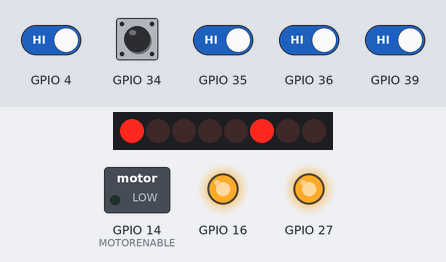
Bench run of a sketch on a simulated ESP32. Shown: 8 shift-register outputs drawn as a row of LEDs (first output left, lit = HIGH), switched loads named in the sketch (green lamp = pin HIGH), output pins drawn as LEDs (lit = HIGH). Wiring (inferred from the names in the program): shift register (74HC595): data GPIO 12; shift clock GPIO 17; latch GPIO 19. Wiring (inferred from the signals the program sends): row of LEDs: on Q0, Q1, Q2, Q3, Q4, Q5, Q6, Q7. The test bench sets the inputs (shaded band); at power-on: GPIO 4, GPIO 34–36, GPIO 39 HIGH. Pins used as bus, display or sensor lines are not drawn.

Above: at 1.2 s.
1.3 s: GPIO 4 driven LOW
At 2.0 s:
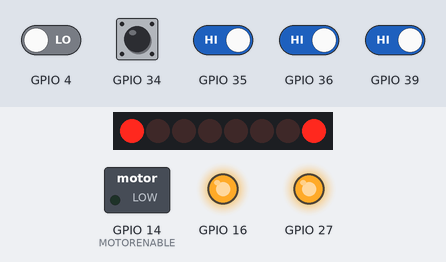
2.8 s: GPIO 35 driven LOW
At 3.2 s:
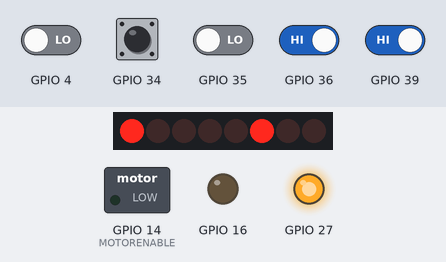
4.3 s: GPIO 35 driven HIGH
At 5.4 s:
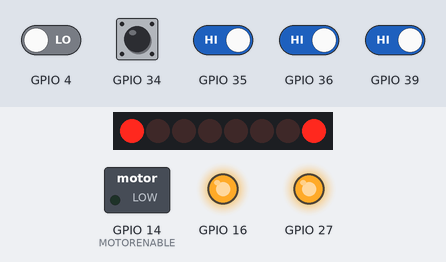
5.8 s: GPIO 36 driven LOW
At 6.6 s:
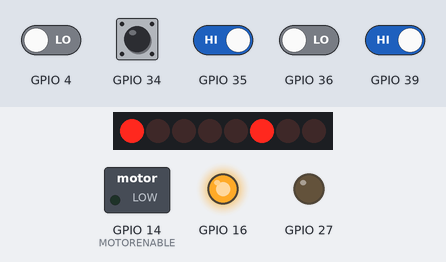
7.3 s: GPIO 36 driven HIGH
At 7.6 s:
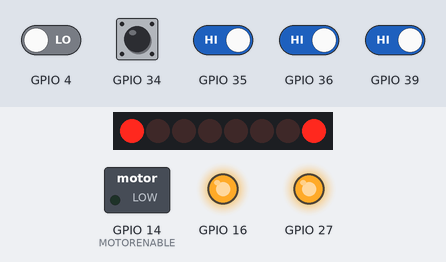
8.8 s: GPIO 4 driven HIGH and GPIO 39 driven LOW
At 10.0 s:
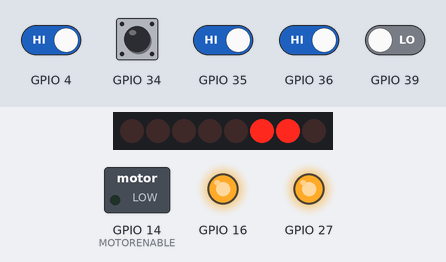
Timing chart, 0 to 11.3 s (numbered marks = the images above; inputs shaded):
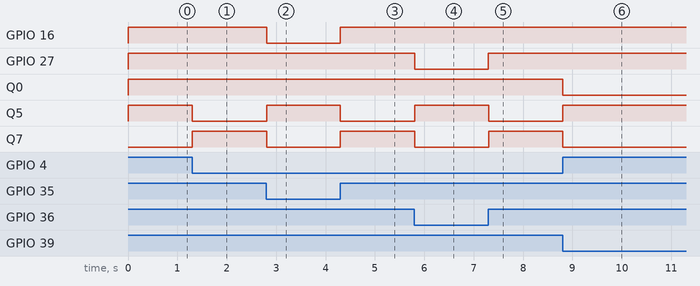

Measured:
- after the input at 1.3 s, Q5: HIGH → LOW at once; Q7: LOW → HIGH at once
- after the input at 2.8 s, GPIO 16, Q7: HIGH → LOW at once; Q5: LOW → HIGH at once
- after the input at 4.3 s, GPIO 16, Q7: LOW → HIGH at once; Q5: HIGH → LOW at once
- after the input at 5.8 s, GPIO 27, Q7: HIGH → LOW at once; Q5: LOW → HIGH at once
- after the input at 7.3 s, GPIO 27, Q7: LOW → HIGH at once; Q5: HIGH → LOW at once
- after the input at 8.8 s, Q0, Q7: HIGH → LOW at once; Q5: LOW → HIGH at once

The sketch:

m5.ino
```cpp
#define FORWARD 1
#define BACKWARD 2
#define BRAKE 3
#define RELEASE 4

#define th 250
int sll, sl, sc, sr, srr ;
char st = 'c';

void setup()
{ Serial.begin(9600);

}
void loop()
{
  sll = digitalRead(4);
  sl = digitalRead(35);
  sc = digitalRead(34);
  sr = digitalRead(36);
  srr = digitalRead(39);
  if (!sc) {
    st = 'c'; //center
  } else   if (!sl) {
    st = 'l'; //center
  } else  if (!sr) {
    st = 'r'; //center
  } else  if (!sll) {
    st = 'L'; //center
  } else  if (!srr) {
    st = 'R'; //center
  }
  if (st == 'R') {
    r(255);
  } else if (st == 'L') {
    l(255);
  } else if (st == 'r') {
    f(0, 255);
  } else if (st == 'l') {
    f(255, 0);
  } else if (st == 'c') {
    f(255, 255);
  } else {
    s();
  }


  delay(5);
}
void f(int sp1, int sp2) {
  motor(3, FORWARD, sp1);
  motor(4, FORWARD, sp2);
}
void r(int sp) {
  motor(3, FORWARD, sp);
  motor(4, BACKWARD, sp);
}
void l(int sp) {
  motor(3, BACKWARD, sp);
  motor(4, FORWARD, sp);
}
void b(int sp) {
  motor(3, BACKWARD, sp);
  motor(4, BACKWARD, sp);
}
void s() {
  motor(3, RELEASE, 0);
  motor(4, RELEASE, 0);
}
```

MotorLib.ino
```cpp
#define MOTORLATCH 19 //12
#define MOTORCLK 17//4
#define MOTORENABLE 14//7
#define MOTORDATA 12 //8
#define MOTOR1_A 2
#define MOTOR1_B 3
#define MOTOR2_A 1
#define MOTOR2_B 4
#define MOTOR3_A 5
#define MOTOR3_B 7
#define MOTOR4_A 0
#define MOTOR4_B 6
#define MOTOR1_PWM 23// 11
#define MOTOR2_PWM 25//3
#define MOTOR3_PWM 27//6
#define MOTOR4_PWM 16//5
#define SERVO1_PWM 5//10
#define SERVO2_PWM 13//9
#define FORWARD 1
#define BACKWARD 2
#define BRAKE 3
#define RELEASE 4
void example(){
  motor(1, FORWARD, 255);
  motor(2, FORWARD, 255);
  motor(3, FORWARD, 0);
  motor(4, FORWARD, 100);
  delay(2000);
  // Be friendly to the motor: stop it before reverse.
  motor(1, RELEASE, 0);
  motor(2, RELEASE, 0);
  motor(3, RELEASE, 0);
  motor(4, RELEASE, 0);
  delay(100);
  motor(1, BACKWARD, 255);
  motor(2, BACKWARD, 100);
  motor(3, BACKWARD, 0);
  motor(4, BACKWARD, 100);
  delay(2000);
  motor(1, RELEASE, 0);
  motor(2, RELEASE, 0);
  motor(3, RELEASE, 0);
  motor(4, RELEASE, 0);
  delay(100);
  }
void analogWrite(int a,int b,int c){
  ledcSetup(c,490,8);
  ledcAttachPin(a, c);
  ledcWrite(c, b);
 // delay(9);
  }
void motor(int nMotor, int command, int speed)
{
  int motorA, motorB;
  if (nMotor >= 1 && nMotor <= 4)
  {
    switch (nMotor)
    {
      case 1:
        motorA = MOTOR1_A;
        motorB = MOTOR1_B;
        break;
      case 2:
        motorA = MOTOR2_A;
        motorB = MOTOR2_B;
        break;
      case 3:
        motorA = MOTOR3_A;
        motorB = MOTOR3_B;
        break;
      case 4:
        motorA = MOTOR4_A;
        motorB = MOTOR4_B;
        break;
      default:
        break;
    }
    switch (command)
    {
      case FORWARD:
        motor_output (motorA, HIGH, speed);
        motor_output (motorB, LOW, -1); // -1: no PWM set
        break;
      case BACKWARD:
        motor_output (motorA, LOW, speed);
        motor_output (motorB, HIGH, -1); // -1: no PWM set
        break;
      case BRAKE:
        motor_output (motorA, LOW, 255); // 255: fully on.
        motor_output (motorB, LOW, -1); // -1: no PWM set
        break;
      case RELEASE:
        motor_output (motorA, LOW, 0); // 0: output floating.
        motor_output (motorB, LOW, -1); // -1: no PWM set
        break;
      default:
        break;
    }
  }
}
void motor_output (int output, int high_low, int speed)
{
  int motorPWM;
  switch (output)
  {
    case MOTOR1_A:
    case MOTOR1_B:
      motorPWM = MOTOR1_PWM;
      break;
    case MOTOR2_A:
    case MOTOR2_B:
      motorPWM = MOTOR2_PWM;
      break;
    case MOTOR3_A:
    case MOTOR3_B:
      motorPWM = MOTOR3_PWM;
      break;
    case MOTOR4_A:
    case MOTOR4_B:
      motorPWM = MOTOR4_PWM;
      break;
    default:
      speed = -3333;
      break;
  }
  if (speed != -3333)
  {
    shiftWrite(output, high_low);
    // set PWM only if it is valid
    if (speed >= 0 && speed <= 255)
    {
      analogWrite(motorPWM, speed,output);
    }
  }
}
void shiftWrite(int output, int high_low)
{
  static int8_t latch_copy;
  static int shift_register_initialized = false;
  // Do the initialization on the fly,
  // at the first time it is used.
  if (!shift_register_initialized)
  {
    // Set pins for shift register to output
    pinMode(MOTORLATCH, OUTPUT);
    pinMode(MOTORENABLE, OUTPUT);
    pinMode(MOTORDATA, OUTPUT);
    pinMode(MOTORCLK, OUTPUT);
    // Set pins for shift register to default value (low);
    digitalWrite(MOTORDATA, LOW);
    digitalWrite(MOTORLATCH, LOW);
    digitalWrite(MOTORCLK, LOW);
    // Enable the shift register, set Enable pin Low.
    digitalWrite(MOTORENABLE, LOW);
    // start with all outputs (of the shift register) low
    latch_copy = 0;
    shift_register_initialized = true;
  }
  // The defines HIGH and LOW are 1 and 0.
  // So this is valid.
  bitWrite(latch_copy, output, high_low);
  //Serial.println(latch_copy,BIN);
  shiftOut(MOTORDATA, MOTORCLK, MSBFIRST, latch_copy);
  delayMicroseconds(5); // For safety, not really needed.
  digitalWrite(MOTORLATCH, HIGH);
  delayMicroseconds(5); // For safety, not really needed.
  digitalWrite(MOTORLATCH, LOW);
}
```
